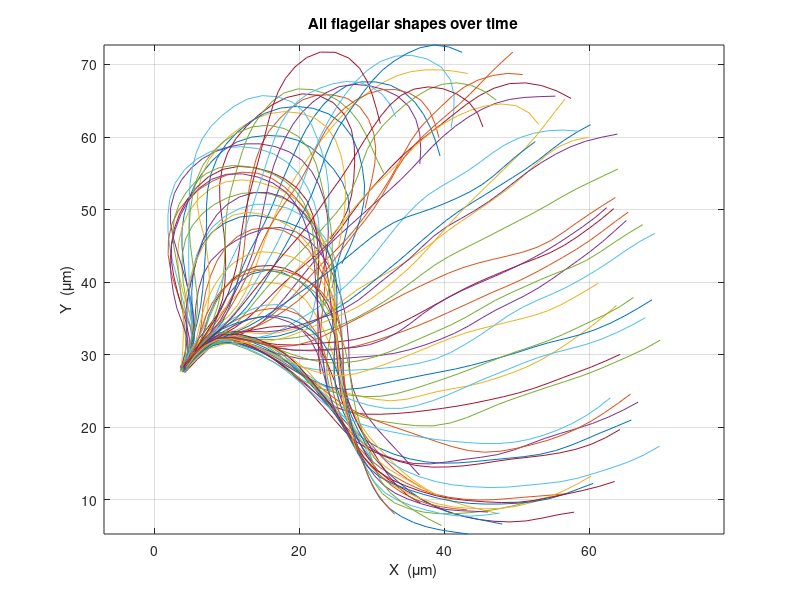
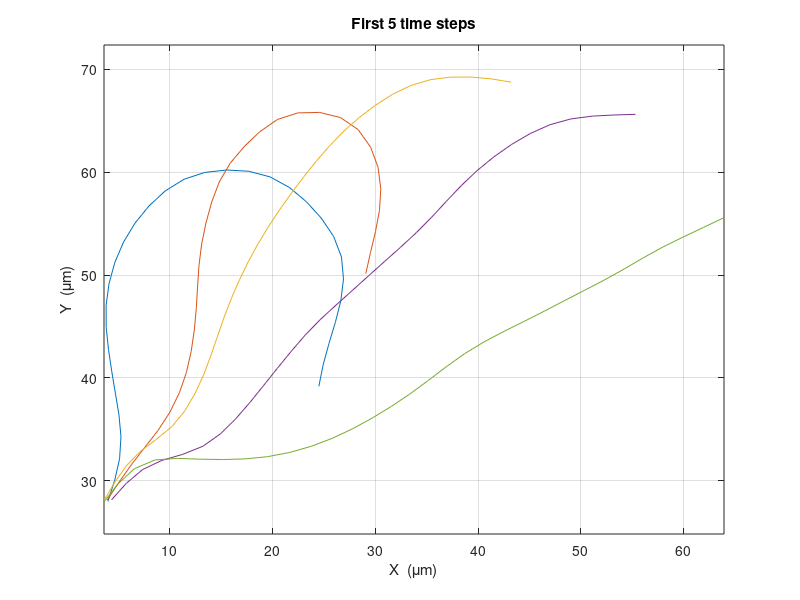
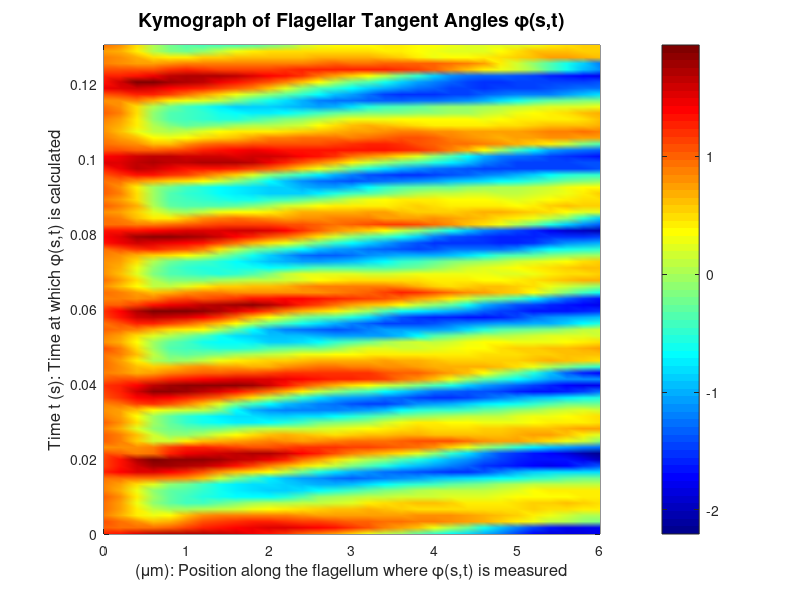
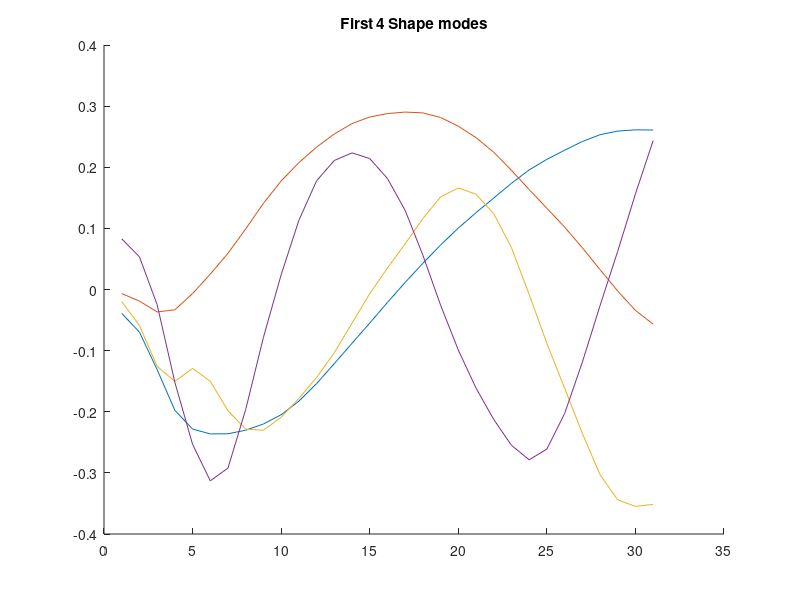

Recreate these plots in MATLAB, in order.
%% Part 1

clear; clc; close all;
load('fluidE.mat');

[m,n] = size(XX);

disp('Data:');
disp(['Number of spatial points: ', num2str(m)]);
disp(['Number of time points: ', num2str(n)]);
disp(['Space scale (\mum): ', num2str(space_scale)]);
disp(['Time scale (seconds): ', num2str(time_scale)]);

%All time steps.
figure; clf;
for i = 1:n
    plot(XX(:,i), YY(:,i));
    hold on;
end
hold off;
axis equal;
grid on;
xlabel('X  (\mum)');
ylabel('Y  (\mum)');
title('All flagellar shapes over time');

% Plot first few time steps
figure; clf;
for i = 1:5
    plot(XX(:,i), YY(:,i));
    hold on;
end
hold off;
axis equal;
grid on;
xlabel('X  (\mum)');
ylabel('Y  (\mum)');
title('First 5 time steps');

%% Part 2
dx = diff(XX, 1, 1);  
dy = diff(YY, 1, 1);  
phi = atan2(dy, dx);
phi_unwrapped = zeros(size(phi));

for i = 1:n
    phi_unwrapped(:,i) = unwrap(phi(:,i));
end

delta_s = space_scale; % Distance between two adjacent points
delta_t = time_scale;  % Time between frames

s = (0:size(phi_unwrapped,1)-1)' * delta_s; % Position where phi is defined
t = (0:n-1)' * delta_t; % When phi is calculated                   

figure; clf;
pcolor(s, t, phi_unwrapped');
shading interp;
colormap(jet);
colorbar;
xlabel('(\mum): Position along the flagellum where \phi(s,t) is measured', 'FontSize', 12);
ylabel('Time t (s): Time at which \phi(s,t) is calculated', 'FontSize', 12);
title('Kymograph of Flagellar Tangent Angles \phi(s,t)', 'FontSize', 14);
axis tight;
grid off;

%% Part 3:

phi_mean = mean(phi_unwrapped, 2);
demean_phi = phi_unwrapped - phi_mean;
[U,S,V] = svd(demean_phi, 'econ');

figure; clf; hold on;
for k = 1:4
    plot(U(:,k))
end
title('First 4 Shape modes');
hold off;

figure; clf; hold on;
for k = 1:4
    plot(V(:,k))
end
title('First 4 Temporal Modes');
hold off;

s = diag(S);
figure;
plot(cumsum(s.^2)./sum(s.^2), 'bo', 'MarkerFaceColor','b','MarkerSize',6)
xlabel("kth Singular Value");  
ylabel("% Information Retained"); 
title("Strength of Singular Values")

%% Part 4: 

V_1 = S(1,1) * V(:,1);
V_2 = S(2,2) * V(:,2);
figure;
plot(V_1, V_2, '.','MarkerFacecolor','r','Markersize', 10);
hold on;
hold off;
xlabel('V_1');
ylabel('V_2 ');
title('V_1 vs V_2');
axis equal;
grid on;
hold on;

theta = unwrap(atan2(V_2, V_1));
LstSqr_1 = [cos(theta) sin(theta)];
Soln = (LstSqr_1' * LstSqr_1)\ (LstSqr_1' * V_1);
A_1 = Soln(1,1);
B_1 = Soln(2,1);
LstSqr_2 = [cos(theta) sin(theta)];
Soln_2 = (LstSqr_2' * LstSqr_2) \ (LstSqr_2' * V_2);
A_2 = Soln_2(1,1);
B_2 = Soln_2(2,1);
V_1_fit = A_1 * cos(theta) + B_1 * sin(theta);
V_2_fit = A_2 * cos(theta) + B_2 * sin(theta);
plot(V_1_fit, V_2_fit, 'g-', 'LineWidth', 2);
legend('Original Data','Least Squares Approximation')
hold off;


%% Part 5:

phi_recon = zeros(size(phi_unwrapped));
for i = 1:size(phi_unwrapped, 2)
    phi_recon(:,i) = phi_mean + V_1_fit(i) * U(:,1) + V_2_fit(i) * U(:,2);
end

X_recon = zeros(m, n);
Y_recon = zeros(m, n);
figure;
for i = 1:10
    % Original positions
    x_og = zeros(m, 1);
    y_og = zeros(m, 1);
    for j = 2:m
        x_og(j) = x_og(j-1) + space_scale * cos(phi_unwrapped(j-1, i));
        y_og(j) = y_og(j-1) + space_scale * sin(phi_unwrapped(j-1, i));
    end
    
    % Reconstructed positions
    x_recon = zeros(m, 1);
    y_recon = zeros(m, 1);
    for j = 2:m
        x_recon(j) = x_recon(j-1) + space_scale * cos(phi_recon(j-1, i));
        y_recon(j) = y_recon(j-1) + space_scale * sin(phi_recon(j-1, i));
    end
    
    plot(x_og, y_og, 'b-');
    hold on;
    plot(x_recon, y_recon, 'r--');
end
hold off;
xlabel('X');
ylabel('Y');
title('Original vs Reconstructed Shapes');
legend('Original', 'Reconstructed');
axis equal;
grid on;
